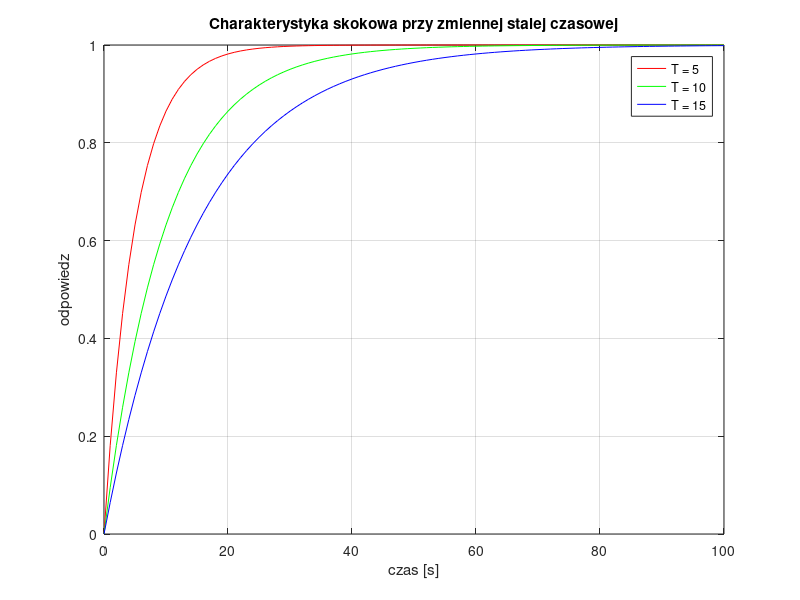
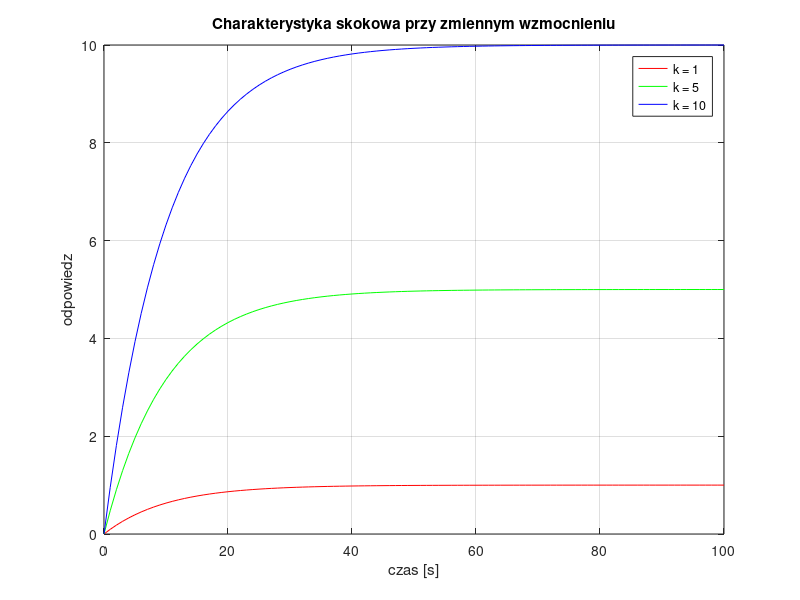
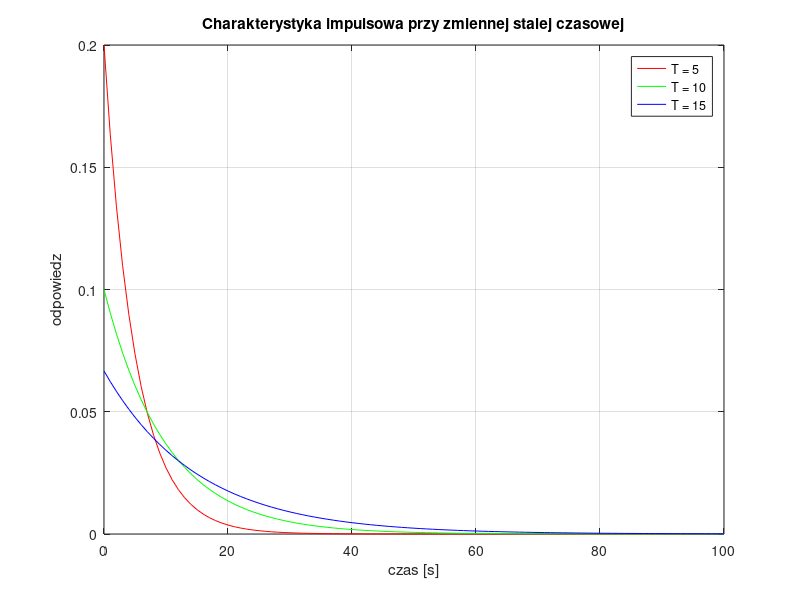
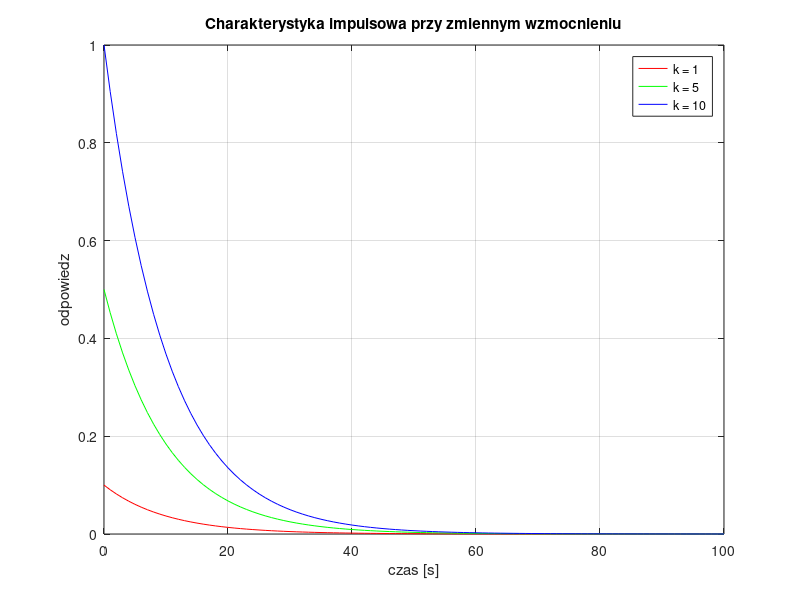

Write the MATLAB code that produced these figures, in order.
clear all; close all;

% Obiekt inercyjny I rzedu
% ************************************************************************
% Charakterystyka skokowa
% ************************************************************************
figure(1)
k = 1; T = 5;
g = tf([k], [T 1]);
[y1 t1] = step(g, 100);

k = 1 ; T = 10;
g = tf([k], [T 1]);
[y2 t2] = step(g, 100);

k = 1 ; T = 15;
g = tf([k], [T 1]);
[y3 t3] = step(g, 100);

plot(t1, y1, 'r', t2, y2, 'g', t3, y3, 'b')
grid on
title('Charakterystyka skokowa przy zmiennej stalej czasowej')
xlabel('czas [s]')
ylabel('odpowiedz')
legend('T = 5', 'T = 10', 'T = 15')
% ************************************************************************
figure(2)
k = 1; T = 10;
g = tf([k], [T 1]);
[y1 t1] = step(g, 100);

k = 5 ; T = 10;
g = tf([k], [T 1]);
[y2 t2] = step(g, 100);

k = 10 ; T = 10;
g = tf([k], [T 1]);
[y3 t3] = step(g, 100);

plot(t1, y1, 'r', t2, y2, 'g', t3, y3, 'b')
grid on
title('Charakterystyka skokowa przy zmiennym wzmocnieniu')
xlabel('czas [s]')
ylabel('odpowiedz')
legend('k = 1', 'k = 5', 'k = 10')
% ************************************************************************
% Charakterystyka impulsowa
% ************************************************************************
figure(3)
k = 1; T = 5;
g = tf([k], [T 1]);
[y1 t1] = impulse(g, 100);

k = 1 ; T = 10;
g = tf([k], [T 1]);
[y2 t2] = impulse(g, 100);

k = 1 ; T = 15;
g = tf([k], [T 1]);
[y3 t3] = impulse(g, 100);

plot(t1, y1, 'r', t2, y2, 'g', t3, y3, 'b')
grid on
title('Charakterystyka impulsowa przy zmiennej stalej czasowej')
xlabel('czas [s]')
ylabel('odpowiedz')
legend('T = 5', 'T = 10', 'T = 15')
% ************************************************************************
figure(4)
k = 1; T = 10;
g = tf([k], [T 1]);
[y1 t1] = impulse(g, 100);

k = 5 ; T = 10;
g = tf([k], [T 1]);
[y2 t2] = impulse(g, 100);

k = 10 ; T = 10;
g = tf([k], [T 1]);
[y3 t3] = impulse(g, 100);

plot(t1, y1, 'r', t2, y2, 'g', t3, y3, 'b')
grid on
title('Charakterystyka impulsowa przy zmiennym wzmocnieniu')
xlabel('czas [s]')
ylabel('odpowiedz')
legend('k = 1', 'k = 5', 'k = 10')
